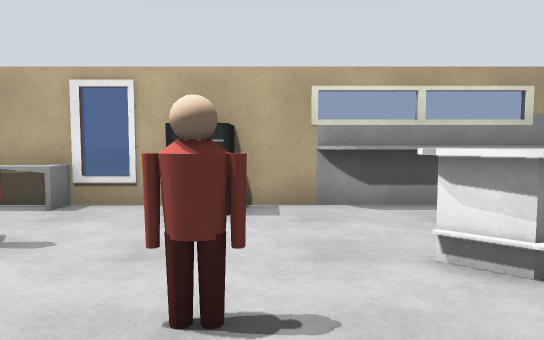
View 1 (above)

12 first-person views from a walk through a world built for the Gazebo simulator. The camera is 1.2 m above the floor, tilts 4° down and sees 70° across. The floor is counted in squares, 1 m on a side. Each view is taken from the middle of a square. On the plan, view 1 faces up. The plan holds only what a view shows up to about 15 squares ahead; the rest is blank. Simple shapes stand in for some stock models.

View 2
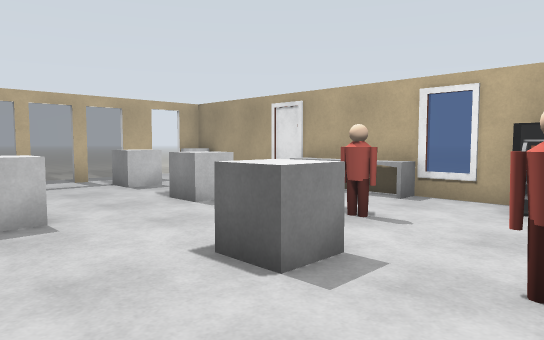

View 3
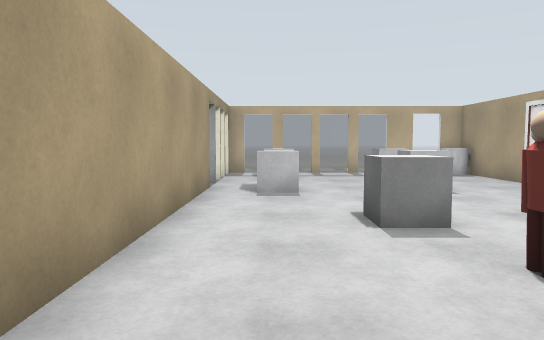

View 4
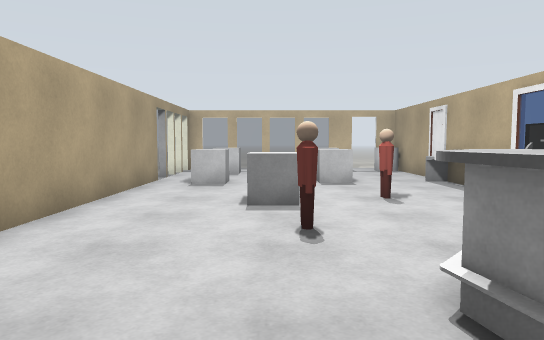

View 5
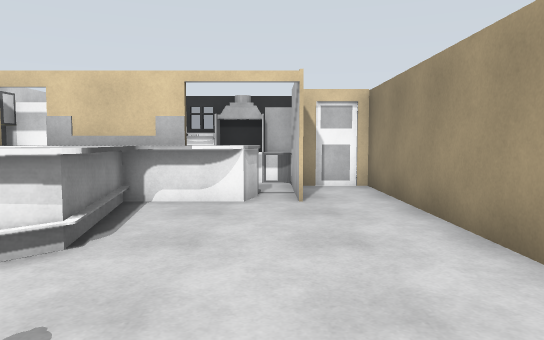

View 6
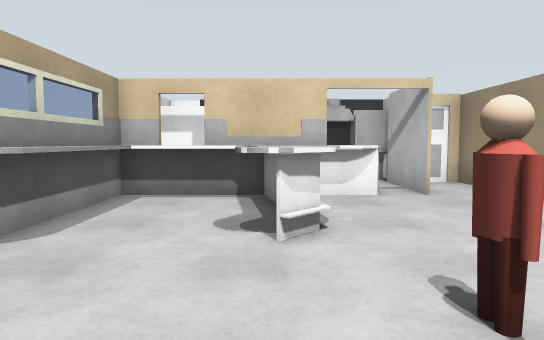

View 7
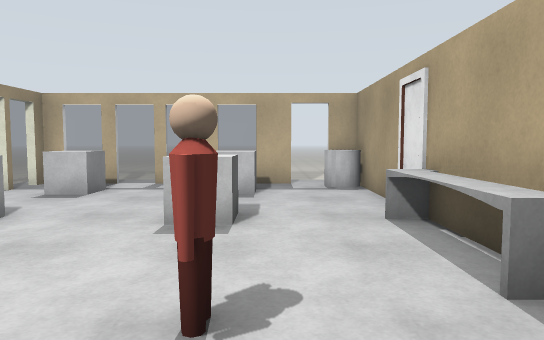

View 8
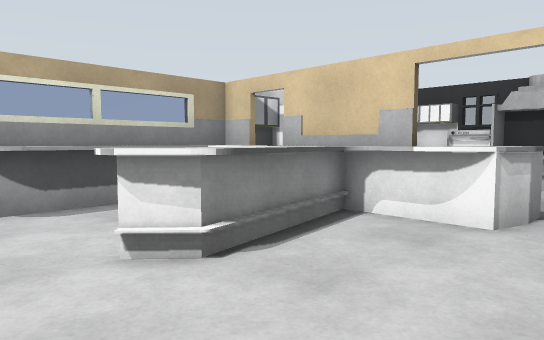

View 9
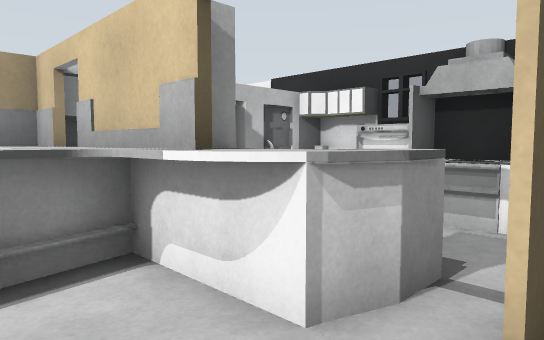

View 10
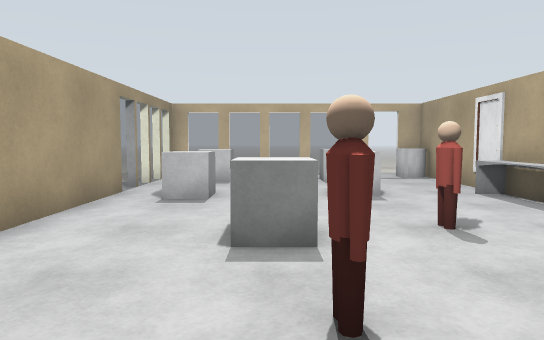

View 11
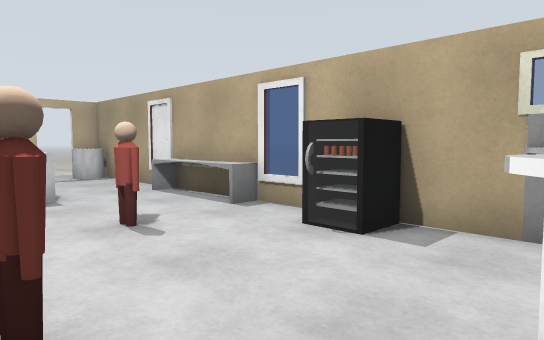

View 12
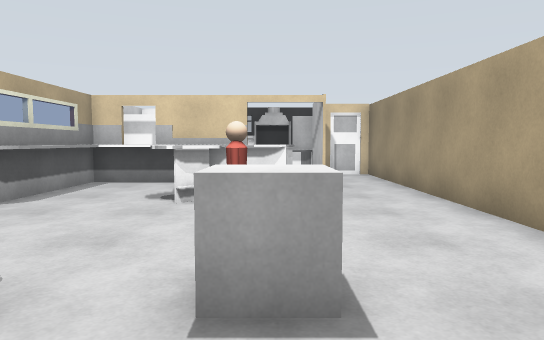

### Floor plan
Key: @ floor where view 1 was taken; # wall or solid block; . floor; = window, fence, low wall or low ledge; P person; C grey cylinder; B grey box.
Columns run from 13 left of view 1 to 10 right of it. Each row starts with its distance up from view 1.
  8   #####   =####
  7 .CC...####=.=.########
  6 ..................####
  5  #.......PP.......######
  4 .=BB..B........##==#=  #
  3 .=..........PP.##..#.  #
  2  =........B........==..#
  1 .=.....................#
  0 .=BB..B......@.....#####
 -1  =....................#
 -2  #====#################

Positions as (right, up) in squares from view 1, and headings:
1: (0, 0), facing up
2: (0, -1), facing up-left
3: (3, 0), facing left
4: (5, 2), facing left
5: (-2, 1), facing right
6: (-3, 4), facing right
7: (-1, 5), facing left
8: (0, 0), facing up-right
9: (4, 0), facing up-right
10: (2, 2), facing left
11: (2, 2), facing up-left
12: (-6, 2), facing right
